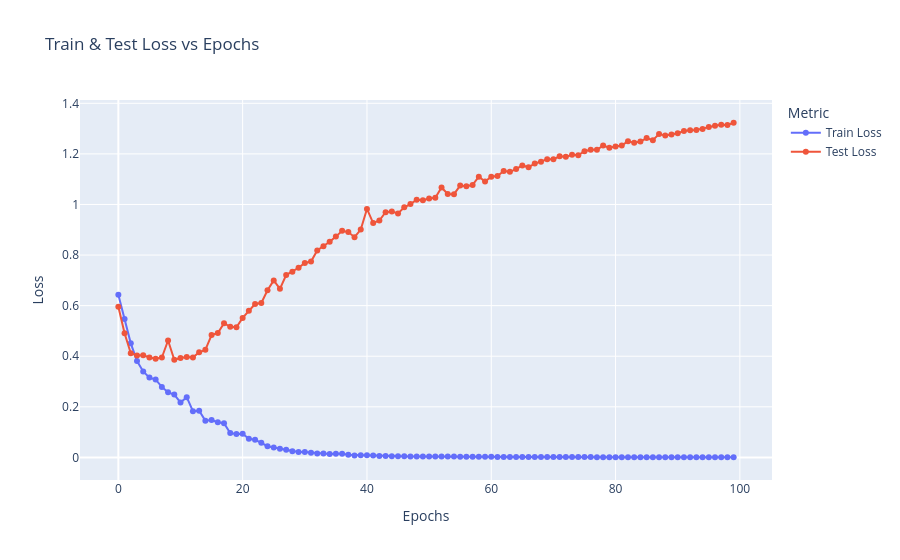

The notebook cell saved with this chart:
### Code cell
losses_plot(results.train_losses, results.test_losses)
